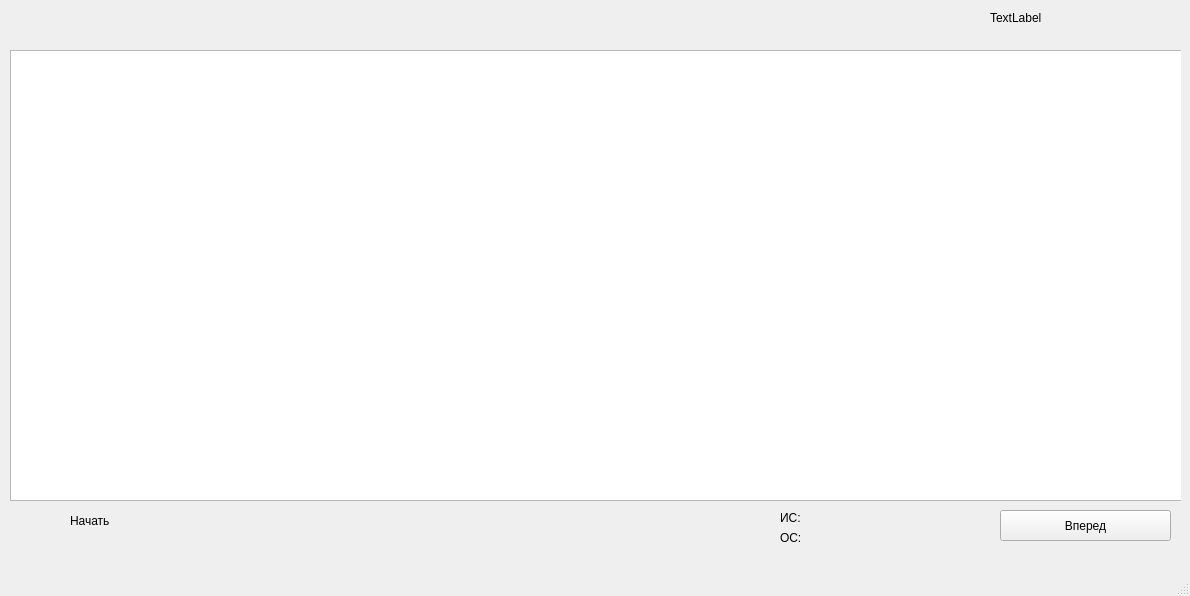
<?xml version="1.0" encoding="UTF-8"?>
<ui version="4.0">
 <class>MainWindow</class>
 <widget class="QMainWindow" name="MainWindow">
  <property name="geometry">
   <rect>
    <x>0</x>
    <y>0</y>
    <width>1190</width>
    <height>596</height>
   </rect>
  </property>
  <property name="windowTitle">
   <string>MainWindow</string>
  </property>
  <widget class="QWidget" name="centralwidget">
   <widget class="QWidget" name="widget_task_4" native="true">
    <property name="geometry">
     <rect>
      <x>10</x>
      <y>40</y>
      <width>1171</width>
      <height>521</height>
     </rect>
    </property>
    <widget class="QTableWidget" name="tableWidget_task_4">
     <property name="geometry">
      <rect>
       <x>0</x>
       <y>10</y>
       <width>1181</width>
       <height>451</height>
      </rect>
     </property>
    </widget>
    <widget class="QPushButton" name="pushButton_task_4">
     <property name="geometry">
      <rect>
       <x>990</x>
       <y>470</y>
       <width>171</width>
       <height>31</height>
      </rect>
     </property>
     <property name="text">
      <string>Вперед</string>
     </property>
    </widget>
    <widget class="QLabel" name="label_task_4">
     <property name="geometry">
      <rect>
       <x>60</x>
       <y>465</y>
       <width>121</width>
       <height>31</height>
      </rect>
     </property>
     <property name="text">
      <string>Начать</string>
     </property>
    </widget>
    <widget class="QLabel" name="label">
     <property name="geometry">
      <rect>
       <x>770</x>
       <y>470</y>
       <width>55</width>
       <height>16</height>
      </rect>
     </property>
     <property name="text">
      <string>ИС: </string>
     </property>
    </widget>
    <widget class="QLabel" name="label_2">
     <property name="geometry">
      <rect>
       <x>770</x>
       <y>490</y>
       <width>55</width>
       <height>16</height>
      </rect>
     </property>
     <property name="text">
      <string>ОС: </string>
     </property>
    </widget>
   </widget>
   <widget class="QLabel" name="label_3">
    <property name="geometry">
     <rect>
      <x>990</x>
      <y>10</y>
      <width>55</width>
      <height>16</height>
     </rect>
    </property>
    <property name="text">
     <string>TextLabel</string>
    </property>
   </widget>
  </widget>
  <widget class="QMenuBar" name="menubar">
   <property name="geometry">
    <rect>
     <x>0</x>
     <y>0</y>
     <width>1190</width>
     <height>26</height>
    </rect>
   </property>
  </widget>
  <widget class="QStatusBar" name="statusbar"/>
 </widget>
 <resources/>
 <connections/>
</ui>
